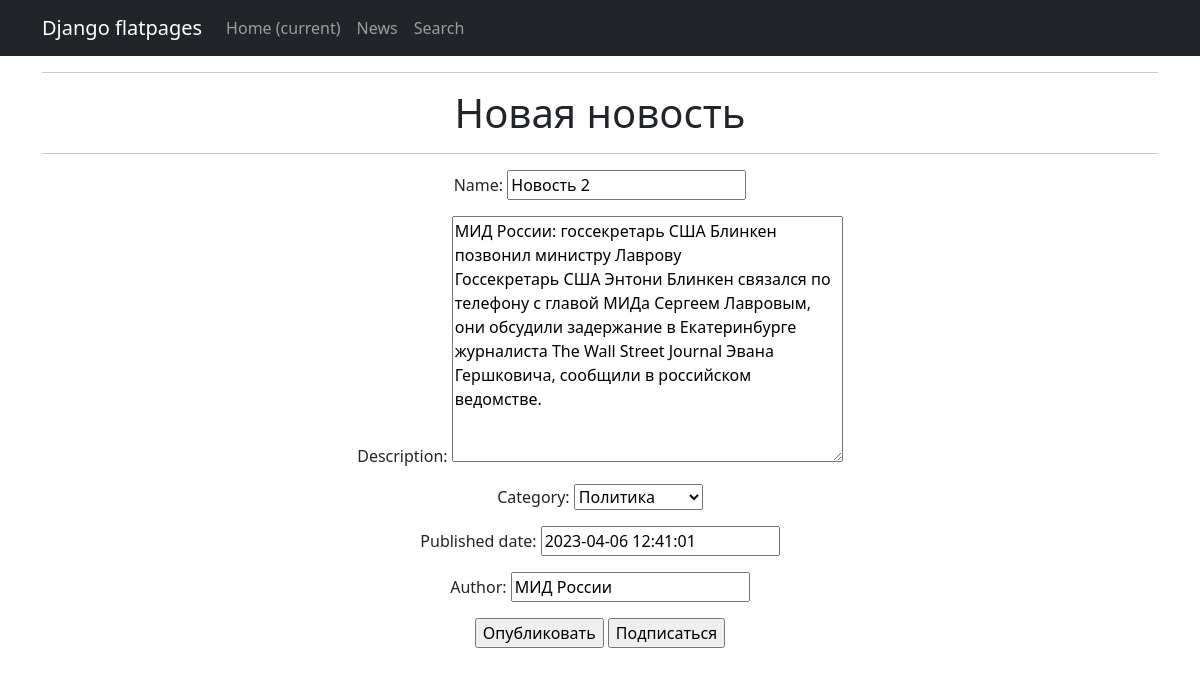
Screenshot of /news/2/update/ with the database file from the repository.
### news/models.py (models this page shows, shortened)
class News(models.Model):
    name = models.CharField(
        max_length=255,
        unique=True, # названия новостей не должны повторяться
    )
    description = models.TextField()
    category = models.ForeignKey(
        to='Category',
        on_delete=models.CASCADE,
        related_name='news', # все новости в категории будут доступны через поле news
    )
    published_date = models.DateTimeField(default=datetime.now)  # предоставляем значение по умолчанию
    author = models.CharField(max_length=100, default='нет автора')

class Category(models.Model):
    name = models.CharField(max_length=255, unique=True)
    subscribers = models.ManyToManyField(User, related_name='subscribed_categories', blank=True)
    def __str__(self):
        return self.name

### news/views.py (the view)
# urls.py: path('<int:pk>/update/', NewsUpdate.as_view(), name='news_update'),
class NewsUpdate(UpdateView):
    form_class = NewsForm
    model = News
    template_name = 'news_edit.html'

### news/forms.py (shortened to what this page needs)
class NewsForm(forms.ModelForm):
   class Meta:
       model = News
       fields = [
           'name',
           'description',
           'category',
           'published_date',
           'author',
       ]

### news/templates/news_edit.html (shortened to what this page needs)
{% extends 'flatpages/default.html' %}
{% block content %}
<hr>
<h1>Новая новость</h1>
<hr>
<form method="post" action="{% url 'subscribe_category' category_id=category.id|default:'1' %}">
  {{ form.as_p }}
  <input type="submit" value="Опубликовать" />
  <input type="submit" value="Подписаться" name="Подписаться" />
</form>
{% endblock content %}

### rows the page displays
News: name "Новость 2", description "МИД России: госсекретарь США Блинкен позвонил министру Лаврову Госсекретарь США Энтони Блинкен связался по телефону с главой МИДа Сергеем Лавровым, они обсудили задержание в Екатеринбурге журналиста The Wall Street Journal Эвана Гершковича, сообщили в российском ведомстве.", category "Политика", published_date "2023-04-06 12:41:01", author "МИД России"
